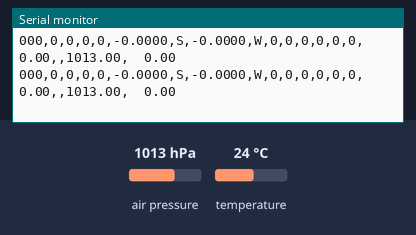
Simulated run of this sketch. Board: Arduino Uno, built with avr-gcc and run on an emulated ATmega328P. On the bench: the last lines printed to the serial monitor. The inputs (shaded band) are chosen by the test bench; at power-on: air pressure 1013 hPa, temperature 24 °C. Random numbers use the default seed unless the sketch sets one.

Above: at 4.4 s.
4.5 s: air pressure set to 952 hPa
At 5.3 s:
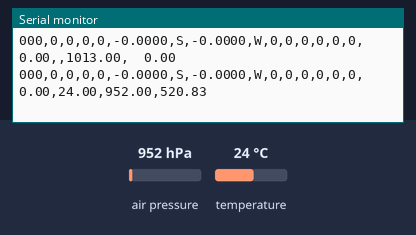
6.0 s: temperature set to 12 °C
At 6.0 s:
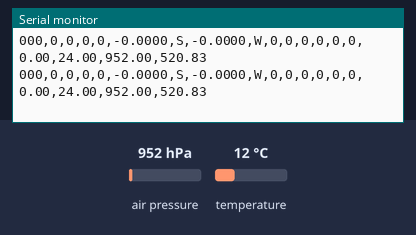
7.5 s: air pressure set to 975 hPa
At 8.0 s:
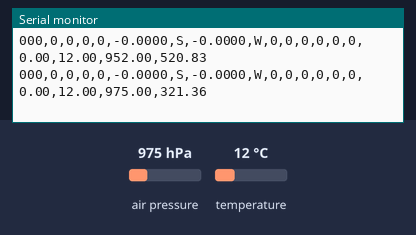

The sketch:

BMP_test.ino
```cpp
// ------------------------------------------------------------------------------------------------------------------
//      __  ___                            _ __              __          ______      ___   _____ ____
//     /  |/  /___ __________ _____ ______(_) /_____ _      / /   ____  / ____/___  /   | / ___// __ \
//    / /|_/ / __ `/ ___/ __ `/ __ `/ ___/ / __/ __ `/_____/ /   / __ \/ /   / __ \/ /| | \__ \/ /_/ /
//   / /  / / /_/ / /  / /_/ / /_/ / /  / / /_/ /_/ /_____/ /___/ /_/ / /___/ /_/ / ___ |___/ / _, _/
//  /_/  /_/\__,_/_/   \__, /\__,_/_/  /_/\__/\__,_/     /_____/\____/\____/\____/_/  |_/____/_/ |_|
//                    /____/
// ------------------------------------------------------------------------------------------------------------------
// Second Generation Low-Cost Automatic Sun Photometer for scale-oriented measurements of Aerosol Optical Depth (AOD)
// Space and Planetary Exploration Laboratory, Faculty of Physical and Matemathical Sciences, University of Chile
// ------------------------------------------------------------------------------------------------------------------
// First generation developement by Cristobal Garrido and MCI Electronics
// Second generation developement by Benjamín Santelices, Vicente Aitken, José Ferrada and Matías Vidal
// ------------------------------------------------------------------------------------------------------------------
// INSTRUMENT.INO > Photometer Instrument Unit
// Firmware for Instrument Unit - Arduino Uno


//---LIBRARIES---
#include <SFE_BMP180.h> // BMP180 for pressure, altitude, and temperature of turret assembly.
#include <Wire.h> // I2C bus for BMP180

SFE_BMP180 pressure; // BMP180 object

char data_CSV[93] = {0};
struct instrumentStructure {
    int led1 = 0;
    int led2 = 0;
    int led3 = 0;
    int led4 = 0;
    float gps_lat = 0.0;
    float gps_lng = 0.0;
    int gps_day = 0;
    int gps_month = 0;
    int gps_year = 0;
    int gps_hour = 0;
    int gps_minute = 0;
    int gps_second = 0;
    float gps_alt = 0.0;
    double bmp_temp = 0.0;
    double bmp_pres = 0.0;
    float bmp_alt = 0.0;
};

void setup() {
    struct instrumentStructure instrumentData;
    Serial.begin(115200);
    delay(1000);
    Serial.println(F("Starting the software test..."));
    for (int i=0; i < 10; i++) {
        BMP_test(&instrumentData);
        data2csv(&instrumentData);
    }
    Serial.println(F("Done."));
    Serial.println(F("Initializing the BMP180 pressure sensor..."));
    if (pressure.begin())
        Serial.println(F("      Done."));
    else
        Serial.println(F("      Error."));
    Serial.println(F("Testing the BMP180 module..."));
}

void loop() {
    struct instrumentStructure instrumentData;
    BMP(&instrumentData);
    data2csv(&instrumentData);
    delay(500);
}

void BMP(struct instrumentStructure *instrumentData) {
    //BMP180 data gathering. IC out of production, would be wise to replace.
    uint8_t wait = 0;
    wait = pressure.startTemperature();
    delay(wait);

    if (!pressure.getTemperature(instrumentData->bmp_temp))
        instrumentData->bmp_temp = 0.0;
    wait = pressure.startPressure(3);
    delay(wait);

    if (!pressure.getPressure(instrumentData->bmp_pres, instrumentData->bmp_temp))
        instrumentData->bmp_pres = 0.0;
    instrumentData->bmp_alt = pressure.altitude(instrumentData->bmp_pres, 1013); // P0 = 1013
}

void BMP_test(struct instrumentStructure *instrumentData) {
    uint8_t wait = 0;
    wait = random(0,300);
    delay(wait);

    instrumentData->bmp_temp = random(0, 3000)*0.01;
    wait = random(0,300);
    delay(wait);

    instrumentData->bmp_pres = random(40000, 101300)*0.01;
    instrumentData->bmp_alt = random(0, 550000)*0.01;
}

void data2csv(struct instrumentStructure *instrumentData) {
    char lat_str[8], lng_str[8], gps_alt_str[8];
    char temp_str[6], pres_str[7], bmp_alt_str[8];

    dtostrf(abs(-instrumentData->gps_lat), 7, 4, lat_str);
    if (abs(instrumentData->gps_lng) >= 100.0)
        dtostrf(abs(instrumentData->gps_lng), 8, 4, lng_str);
    else
        dtostrf(abs(-instrumentData->gps_lng), 7, 4, lng_str);
    if (instrumentData->gps_alt >= 1000)
        dtostrf(instrumentData->gps_alt, 7, 2, gps_alt_str);
    else
        dtostrf(instrumentData->gps_alt, 6, 2, gps_alt_str);

    if (abs(instrumentData->bmp_temp) < 10)
        dtostrf(instrumentData->bmp_temp, 4, 2, temp_str);
    else
        dtostrf(instrumentData->bmp_temp, 5, 2, temp_str);
    dtostrf(instrumentData->bmp_pres, 6, 2, pres_str);
    if (instrumentData->bmp_alt >= 1000.0)
        dtostrf(instrumentData->bmp_alt, 7, 2, bmp_alt_str);
    else
        dtostrf(instrumentData->bmp_alt, 6, 2, bmp_alt_str);

    snprintf(data_CSV, sizeof(data_CSV),
             "000,%d,%d,%d,%d,%s,%c,%s,%c,%d,%d,%d,%d,%d,%d,%s,%s,%s,%s",
             instrumentData->led1,
             instrumentData->led2,
             instrumentData->led3,
             instrumentData->led4,
             lat_str,
             'S'-5*(instrumentData->gps_lat > 0),
             lng_str,
             'W'-18*(instrumentData->gps_lng > 0),
             instrumentData->gps_day,
             instrumentData->gps_month,
             instrumentData->gps_year,
             instrumentData->gps_hour,
             instrumentData->gps_minute,
             instrumentData->gps_second,
             gps_alt_str,
             temp_str,
             pres_str,
             bmp_alt_str);
    Serial.println(data_CSV);
}
```

Measured:
- after the input at 4.5 s, the serial monitor: prints a new line after 0.36 s (image 1)
- after the input at 7.5 s, the serial monitor: prints a new line at once (image 3)
